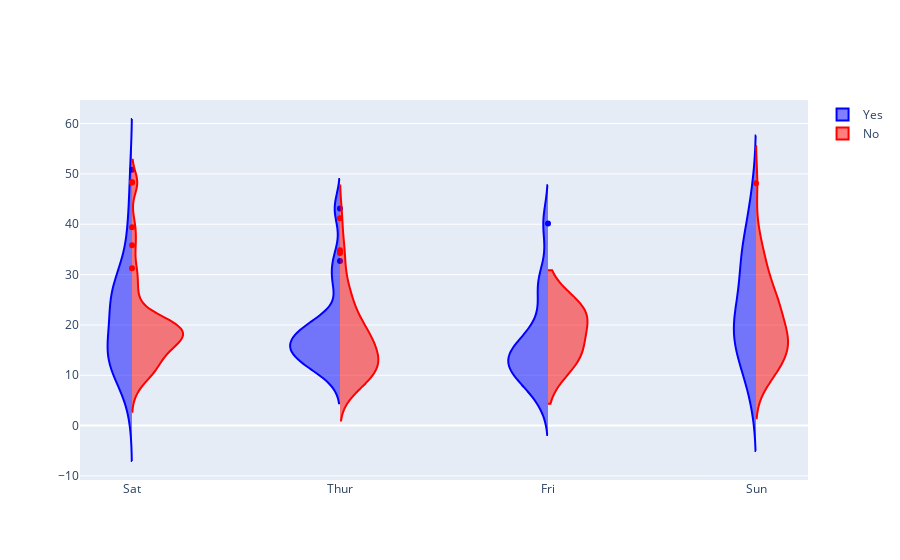

The code cell stored with this chart in its notebook:
### Code cell
fig = go.Figure()
fig.add_trace(go.Violin(x=df_tips['day'][df_tips['smoker']=='Yes'], 
y=df_tips['total_bill'][df_tips['smoker']=='Yes'],
legendgroup='Yes', scalegroup='Yes', name='Yes',
side='negative', line_color='blue'))

fig.add_trace(go.Violin(x=df_tips['day'][df_tips['smoker']=='No'], 
y=df_tips['total_bill'][df_tips['smoker']=='No'],
legendgroup='Yes', scalegroup='Yes', name='No',
side='positive', line_color='red'))

### Figure 1 — Plotly figure (JSON) as saved in the notebook; plotly's stock layout.template omitted (floating-point values rounded to 4 significant figures; data arrays with more than 128 entries replaced by an {"elided": "..."} marker saying what was removed)
{"data": [{"legendgroup": "Yes", "line": {"color": "blue"}, "name": "Yes", "scalegroup": "Yes", "side": "negative", "type": "violin", "x": ["Sat", "Sat", "Sat", "Sat", "Sat", "Sat", "Sat", "Sat", "Sat", "Sat", "Sat", "Thur", "Thur", "Fri", "Fri", "Fri", "Fri", "Fri", "Fri", "Fri", "Fri", "Fri", "Sat", "Sat", "Sat", "Sat", "Sat", "Sat", "Thur", "Sun", "Sat", "Sat", "Sat", "Sat", "Sun", "Sun", "Sun", "Sun", "Sun", "Sun", "Sun", "Sun", "Sun", "Sun", "Sun", "Sun", "Sun", "Sun", "Sun", "Sun", "Sun", "Sun", "Thur", "Thur", "Thur", "Thur", "Thur", "Thur", "Thur", "Thur", "Thur", "Thur", "Thur", "Thur", "Thur", "Thur", "Sat", "Sat", "Sat", "Sat", "Sat", "Sat", "Sat", "Sat", "Sat", "Sat", "Sat", "Sat", "Sat", "Fri", "Fri", "Fri", "Fri", "Fri", "Fri", "Sat", "Sat", "Sat", "Sat", "Sat", "Sat", "Sat", "Sat"], "y": [38.01, 11.24, 20.29, 13.81, 11.02, 18.29, 3.07, 15.01, 26.86, 25.28, 17.92, 19.44, 32.68, 28.97, 5.75, 16.32, 40.17, 27.28, 12.03, 21.01, 11.35, 15.38, 44.3, 22.42, 15.36, 20.49, 25.21, 14.31, 16, 17.51, 10.59, 10.63, 50.81, 15.81, 7.25, 31.85, 16.82, 32.9, 17.89, 14.48, 9.6, 34.63, 34.65, 23.33, 45.35, 23.17, 40.55, 20.9, 30.46, 18.15, 23.1, 15.69, 19.81, 28.44, 15.48, 16.58, 10.34, 43.11, 13, 13.51, 18.71, 12.74, 13, 16.4, 20.53, 16.47, 26.59, 38.73, 24.27, 12.76, 30.06, 25.89, 13.27, 28.17, 12.9, 28.15, 11.59, 7.74, 30.14, 12.16, 13.42, 8.58, 13.42, 16.27, 10.09, 22.12, 24.01, 15.69, 15.53, 12.6, 32.83, 27.18, 22.67]}, {"legendgroup": "Yes", "line": {"color": "red"}, "name": "No", "scalegroup": "Yes", "side": "positive", "type": "violin", "x": {"elided": "151 str values"}, "y": {"elided": "151 float values"}}], "layout": {}}
